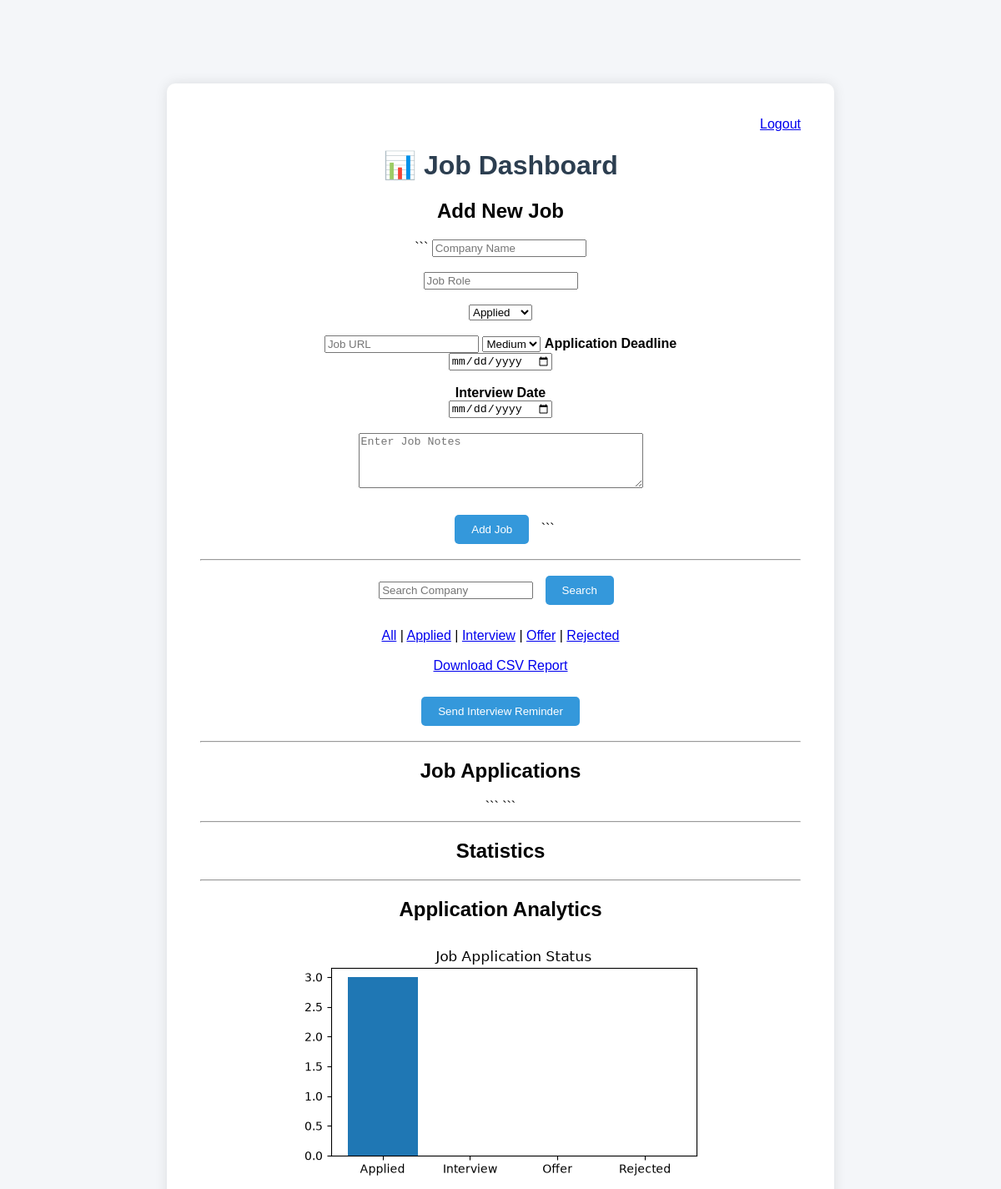
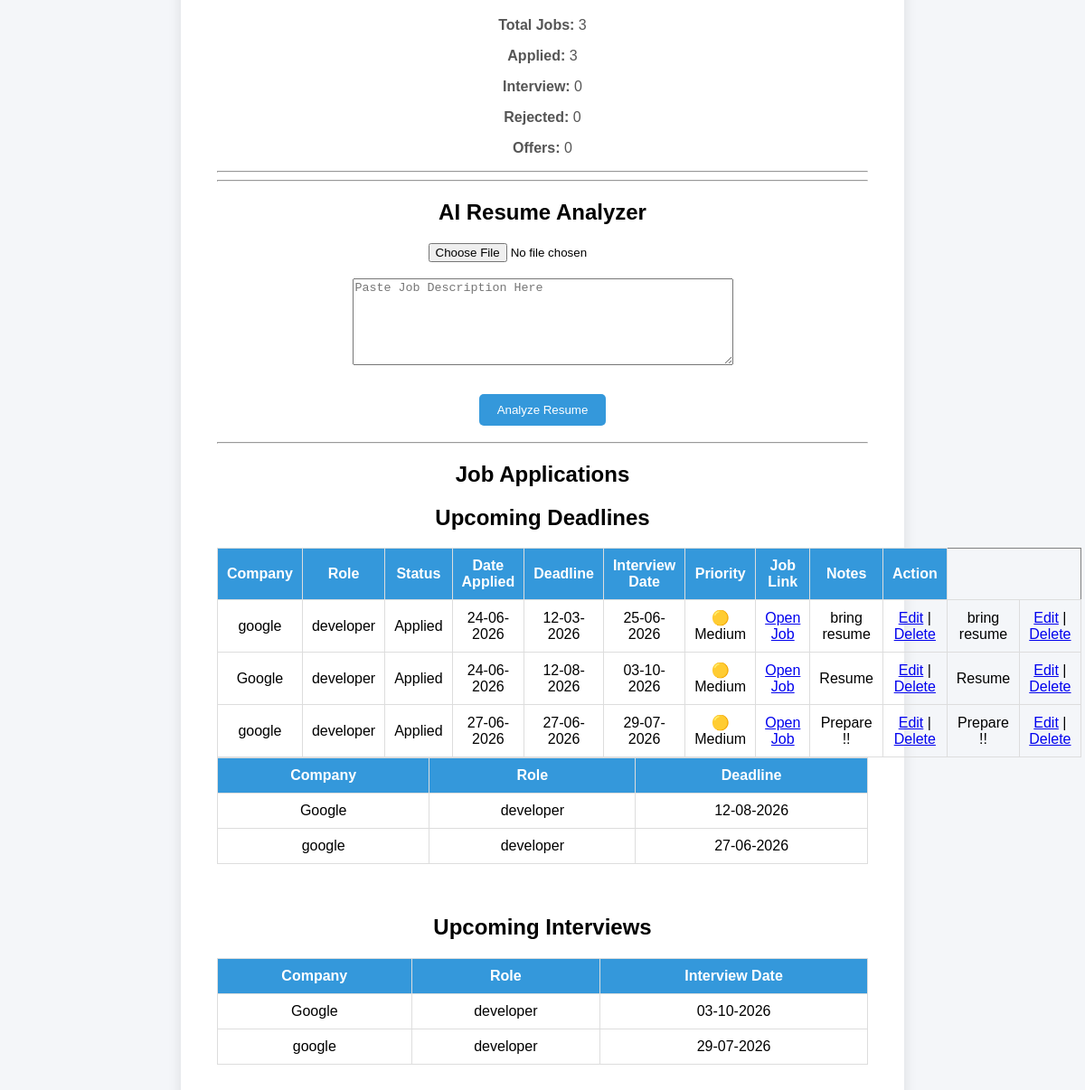
The page /dashboard (signed in) on the database its author committed (2 pictures, top to bottom).
### models.py (models this page shows)
class Job(db.Model):
    id = db.Column(db.Integer, primary_key=True)
    company = db.Column(db.String(100))
    role = db.Column(db.String(100))
    status = db.Column(db.String(50))
    job_link = db.Column(db.String(500))
    priority = db.Column(
        db.String(20),
        default="Medium"
    )
    date_applied = db.Column(
        db.DateTime,
        default=datetime.utcnow
    )
    deadline = db.Column(db.Date)
    interview_date = db.Column(db.Date)
    notes = db.Column(db.Text)

### app.py (the view)
@app.route('/dashboard')
def dashboard():
    if 'user_id' not in session:
        return redirect('/login')
    status = request.args.get("status")
    if status:
        jobs = Job.query.filter_by(status=status).all()
    else:
        jobs = Job.query.all()
    search = request.args.get("search")
    if search:
        jobs = Job.query.filter(
            Job.company.contains(search)
        ).all()
    total_jobs = len(jobs)
    applied = len(
        [j for j in jobs if j.status == "Applied"]
    )
    interview = len(
        [j for j in jobs if j.status == "Interview"]
    )
    offer = len(
        [j for j in jobs if j.status == "Offer"]
    )
    rejected = len(
        [j for j in jobs if j.status == "Rejected"]
    )
    labels = ["Applied", "Interview", "Offer", "Rejected"]
    counts = [
        applied,
        interview,
        offer,
        rejected
    ]
    plt.figure(figsize=(5, 3))
    plt.bar(labels, counts)
    plt.title("Job Application Status")
    plt.tight_layout()
    plt.savefig("static/chart.png")
    plt.close()
    upcoming_interviews = Job.query.filter(
        Job.interview_date != None,
        Job.interview_date >= date.today()
    ).all()
    upcoming_deadlines = Job.query.filter(
        Job.deadline != None,
        Job.deadline >= date.today()
    ).all()
    return render_template(
    "dashboard.html",
    jobs=jobs,
    total_jobs=total_jobs,
    applied=applied,
    interview=interview,
    rejected=rejected,
    offer=offer,
    upcoming_interviews=upcoming_interviews,
    upcoming_deadlines=upcoming_deadlines
)

### templates/dashboard.html (shortened to what this page needs)
<!DOCTYPE html>
<html>
<head>
    <link rel="stylesheet"
          href="{{ url_for('static', filename='style.css') }}">
</head>
<body>
<div class="container">
    <div style="text-align: right;">
        <a href="/logout">Logout</a>
    </div>
    <h1>📊 Job Dashboard</h1>
<h2>Add New Job</h2>
<form action="/add_job" method="POST">
```
<input type="text"
       name="company"
       placeholder="Company Name"
       required>
<br><br>
<input type="text"
       name="role"
       placeholder="Job Role"
       required>
<br><br>
<select name="status">
    <option value="Applied">Applied</option>
</select>
<br><br>
<input type="url"
       name="job_link"
       placeholder="Job URL">
<select name="priority">
    <option value="Medium" selected>Medium</option>
</select>
<label><strong>Application Deadline</strong></label>
<br>
<input type="date"
       name="deadline">
<br><br>
<label><strong>Interview Date</strong></label>
<br>
<input type="date"
       name="interview_date">
<br><br>
<textarea
    name="notes"
    rows="4"
    cols="40"
    placeholder="Enter Job Notes"></textarea>
<br><br>
<button type="submit">
    Add Job
</button>
```
</form>
<hr>
<form method="GET" action="/dashboard">
    <input type="text"
           name="search"
           placeholder="Search Company">
    <button type="submit">
        Search
    </button>
</form>
<br>
<a href="/dashboard">All</a> |
<a href="/dashboard?status=Applied">Applied</a> |
<a href="/dashboard?status=Interview">Interview</a> |
<a href="/dashboard?status=Offer">Offer</a> |
<a href="/dashboard?status=Rejected">Rejected</a>
<br><br>
<a href="/export">
    Download CSV Report
</a>
<br><br>
<a href="/send_mail">
    <button type="button">
        Send Interview Reminder
    </button>
</a>
<hr>
<h2>Job Applications</h2>
<table border="1" width="100%">
<tr>
    <th>Company</th>
    <th>Role</th>
    <th>Status</th>
    <th>Date Applied</th>
    <th>Deadline</th>
    <th>Interview Date</th>
    <th>Priority</th>
    <th>Job Link</th>
    <th>Notes</th>
    <th>Action</th>
</tr>
{% for job in jobs %}
<tr>
    <td>{{ job.company }}</td>
    <td>{{ job.role }}</td>
    <td>{{ job.status }}</td>
    <td>
        {% if job.date_applied %}
            {{ job.date_applied.strftime('%d-%m-%Y') }}
        {% else %}
            N/A
        {% endif %}
    </td>
    <td>
        {% if job.deadline %}
            {{ job.deadline.strftime('%d-%m-%Y') }}
        {% else %}
            N/A
        {% endif %}
    </td>
   <td>
    {% if job.interview_date %}
        {{ job.interview_date.strftime('%d-%m-%Y') }}
    {% else %}
        N/A
    {% endif %}
</td>
<td>
{% if job.priority == "High" %}
🔴 High
{% elif job.priority == "Medium" %}
🟡 Medium
{% else %}
🟢 Low
{% endif %}
</td>
<td>
    {% if job.job_link %}
        <a href="{{ job.job_link }}" target="_blank">
            Open Job
        </a>
    {% else %}
        N/A
    {% endif %}
</td>
<td>{{ job.notes }}</td>
<td>
    <a href="/edit/{{ job.id }}">Edit</a> |
    <a href="/delete/{{ job.id }}">Delete</a>
</td>
    <td>{{ job.notes }}</td>
    <td>
        <a href="/edit/{{ job.id }}">Edit</a> |
        <a href="/delete/{{ job.id }}">Delete</a>
    </td>
</tr>
{% endfor %}
<hr>
<h2>Statistics</h2>
<hr>
<h2>Application Analytics</h2>
<img src="{{ url_for('static', filename='chart.png') }}"
     width="500">
<p><strong>Total Jobs:</strong> {{ total_jobs }}</p>
<p><strong>Applied:</strong> {{ applied }}</p>
<p><strong>Interview:</strong> {{ interview }}</p>
<p><strong>Rejected:</strong> {{ rejected }}</p>
<p><strong>Offers:</strong> {{ offer }}</p>
<hr>
<hr>
<h2>AI Resume Analyzer</h2>
<form action="/upload_resume"
      method="POST"
      enctype="multipart/form-data">
    <input type="file"
           name="resume"
           required>
    <br><br>
    <textarea
        name="job_description"
        rows="6"
        cols="50"
        placeholder="Paste Job Description Here"></textarea>
    <br><br>
    <button type="submit">
        Analyze Resume
    </button>
</form>
<hr>
<h2>Job Applications</h2>
<h2>Upcoming Deadlines</h2>
<table border="1" width="100%">
    <tr>
        <th>Company</th>
        <th>Role</th>
        <th>Deadline</th>
    </tr>
    {% for job in upcoming_deadlines %}
    <tr>
        <td>{{ job.company }}</td>
        <td>{{ job.role }}</td>
        <td>{{ job.deadline.strftime('%d-%m-%Y') }}</td>
    </tr>
    {% endfor %}
</table>
<br><br>
<h2>Upcoming Interviews</h2>
<table border="1" width="100%">
    <tr>
        <th>Company</th>
        <th>Role</th>
        <th>Interview Date</th>
    </tr>
    {% for job in upcoming_interviews %}
    <tr>
        <td>{{ job.company }}</td>
        <td>{{ job.role }}</td>
        <td>{{ job.interview_date.strftime('%d-%m-%Y') }}</td>
    </tr>
    {% endfor %}
</table>
<br><br>
</div>
</body>
</html>

### static/style.css (style rules this page uses)
body { font-family: Arial, sans-serif; background:#f4f6f9; margin:0; padding:0; }
.container { width:60%; margin:100px auto; text-align:center; background:white; padding:40px; border-radius:10px; box-shadow:0 0 15px rgba(0,0,0,0.1); }
h1 { color:#2c3e50; }
p { color:#555; }
button { background:#3498db; color:white; border:none; padding:12px 25px; margin:10px; border-radius:5px; cursor:pointer; }
table { width: 100%; border-collapse: collapse; }
th { background: #3498db; color: white; }
td, th { padding: 10px; border: 1px solid #ddd; }
button { background: #3498db; color: white; border: none; padding: 10px 20px; border-radius: 5px; }

### rows shown on the page
Job: company "google", role "developer", status "Applied", date_applied "24-06-2026", deadline "12-03-2026", interview_date "25-06-2026", priority "🟡 Medium", notes "bring resume"
Job: company "Google", role "developer", status "Applied", date_applied "24-06-2026", deadline "12-08-2026", interview_date "03-10-2026", priority "🟡 Medium", notes "Resume"
Job: company "google", role "developer", status "Applied", date_applied "27-06-2026", deadline "27-06-2026", interview_date "29-07-2026", priority "🟡 Medium", notes "Prepare !!"

### other values the page prints
{{ total_jobs }} "3"
{{ applied }} "3"
{{ interview }} "0"
{{ rejected }} "0"
{{ offer }} "0"
